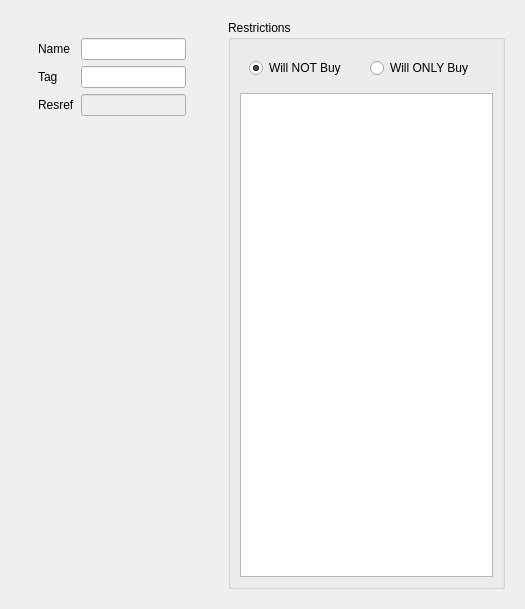
<?xml version="1.0" encoding="UTF-8"?>
<ui version="4.0">
 <class>StoreGeneralView</class>
 <widget class="QWidget" name="StoreGeneralView">
  <property name="geometry">
   <rect>
    <x>0</x>
    <y>0</y>
    <width>525</width>
    <height>609</height>
   </rect>
  </property>
  <property name="windowTitle">
   <string>Form</string>
  </property>
  <layout class="QHBoxLayout" name="horizontalLayout">
   <item>
    <widget class="QWidget" name="widget" native="true">
     <layout class="QVBoxLayout" name="verticalLayout">
      <item>
       <widget class="QWidget" name="widget_5" native="true">
        <property name="sizePolicy">
         <sizepolicy hsizetype="Preferred" vsizetype="Fixed">
          <horstretch>0</horstretch>
          <verstretch>0</verstretch>
         </sizepolicy>
        </property>
        <layout class="QHBoxLayout" name="horizontalLayout_4">
         <item>
          <widget class="QWidget" name="widget_2" native="true">
           <property name="sizePolicy">
            <sizepolicy hsizetype="Preferred" vsizetype="Fixed">
             <horstretch>0</horstretch>
             <verstretch>0</verstretch>
            </sizepolicy>
           </property>
           <layout class="QGridLayout" name="gridLayout">
            <item row="2" column="0">
             <widget class="QLabel" name="label_3">
              <property name="text">
               <string>Resref</string>
              </property>
             </widget>
            </item>
            <item row="1" column="0">
             <widget class="QLabel" name="label_2">
              <property name="text">
               <string>Tag</string>
              </property>
             </widget>
            </item>
            <item row="0" column="0">
             <widget class="QLabel" name="label">
              <property name="text">
               <string>Name</string>
              </property>
             </widget>
            </item>
            <item row="1" column="1">
             <widget class="QLineEdit" name="tag"/>
            </item>
            <item row="2" column="1">
             <widget class="QLineEdit" name="resref">
              <property name="enabled">
               <bool>false</bool>
              </property>
             </widget>
            </item>
            <item row="0" column="1">
             <widget class="StrrefLineEdit" name="name"/>
            </item>
           </layout>
          </widget>
         </item>
        </layout>
       </widget>
      </item>
      <item>
       <widget class="PropertyBrowser" name="properties" native="true"/>
      </item>
     </layout>
    </widget>
   </item>
   <item>
    <widget class="QWidget" name="widget_3" native="true">
     <layout class="QHBoxLayout" name="horizontalLayout_2">
      <item>
       <widget class="QGroupBox" name="groupBox">
        <property name="title">
         <string>Restrictions</string>
        </property>
        <layout class="QVBoxLayout" name="verticalLayout_2">
         <item>
          <widget class="QWidget" name="widget_4" native="true">
           <layout class="QHBoxLayout" name="horizontalLayout_3">
            <item>
             <widget class="QRadioButton" name="will_not_buy">
              <property name="text">
               <string>Will NOT Buy</string>
              </property>
              <property name="checked">
               <bool>true</bool>
              </property>
             </widget>
            </item>
            <item>
             <widget class="QRadioButton" name="will_only_buy">
              <property name="text">
               <string>Will ONLY Buy</string>
              </property>
             </widget>
            </item>
           </layout>
          </widget>
         </item>
         <item>
          <widget class="QTableView" name="restrictions">
           <property name="alternatingRowColors">
            <bool>true</bool>
           </property>
           <attribute name="verticalHeaderVisible">
            <bool>false</bool>
           </attribute>
          </widget>
         </item>
        </layout>
       </widget>
      </item>
     </layout>
    </widget>
   </item>
  </layout>
 </widget>
 <customwidgets>
  <customwidget>
   <class>StrrefLineEdit</class>
   <extends>QLineEdit</extends>
   <header>../strreflineedit.h</header>
  </customwidget>
  <customwidget>
   <class>PropertyBrowser</class>
   <extends>QWidget</extends>
   <header>../propertybrowser.h</header>
   <container>1</container>
  </customwidget>
 </customwidgets>
 <resources/>
 <connections/>
</ui>
